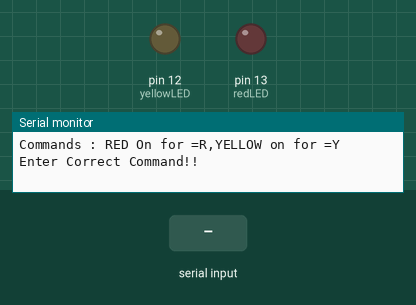
Bench run of a program on a simulated Arduino Uno, built with avr-gcc and run on an emulated ATmega328P. On the bench: output pins drawn as LEDs (lit = HIGH), the last lines printed to the serial monitor. The test bench sets the inputs (shaded band).

Above: at 1.2 s.
1.3 s: "R\n" received over Serial
At 1.8 s:
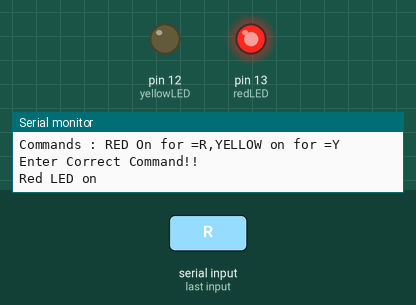
3.8 s: "Y\n" received over Serial
At 4.6 s:
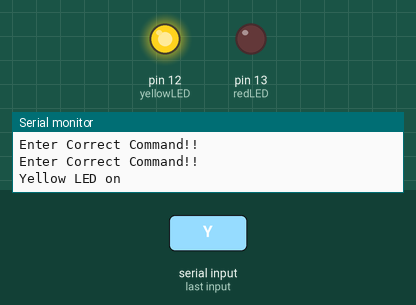
Timing chart, 0 to 6.8 s (numbered marks = the images above; inputs shaded):
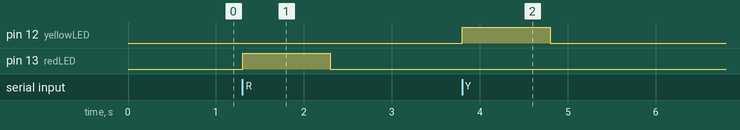

The program:

main.cpp
```cpp
#include <Arduino.h>
const int redLED=13;
const int yellowLED=12;

void setup() {

  pinMode(redLED,OUTPUT);
  pinMode(yellowLED,OUTPUT);
  Serial.begin(9600);
  Serial.println("Commands : RED On for =R,YELLOW on for =Y");


}

void loop() {

  String command = Serial.readStringUntil('\n');
  if(command == "R"){
    digitalWrite(redLED,HIGH);
    digitalWrite(yellowLED,LOW);
    Serial.println("Red LED on");

  }else if(command == "Y"){
    digitalWrite(yellowLED,HIGH);
    digitalWrite(redLED,LOW);
    Serial.println("Yellow LED on");

  }else{
    Serial.println("Enter Correct Command!!");
    digitalWrite(yellowLED,LOW);
    digitalWrite(redLED,LOW);
  }

}
```

Measured:
- after the input at 1.3 s, pin 13 (redLED): LOW → HIGH at once, → LOW 1.0 s later
- after the input at 3.8 s, pin 12 (yellowLED): LOW → HIGH at once, → LOW 1.0 s later
